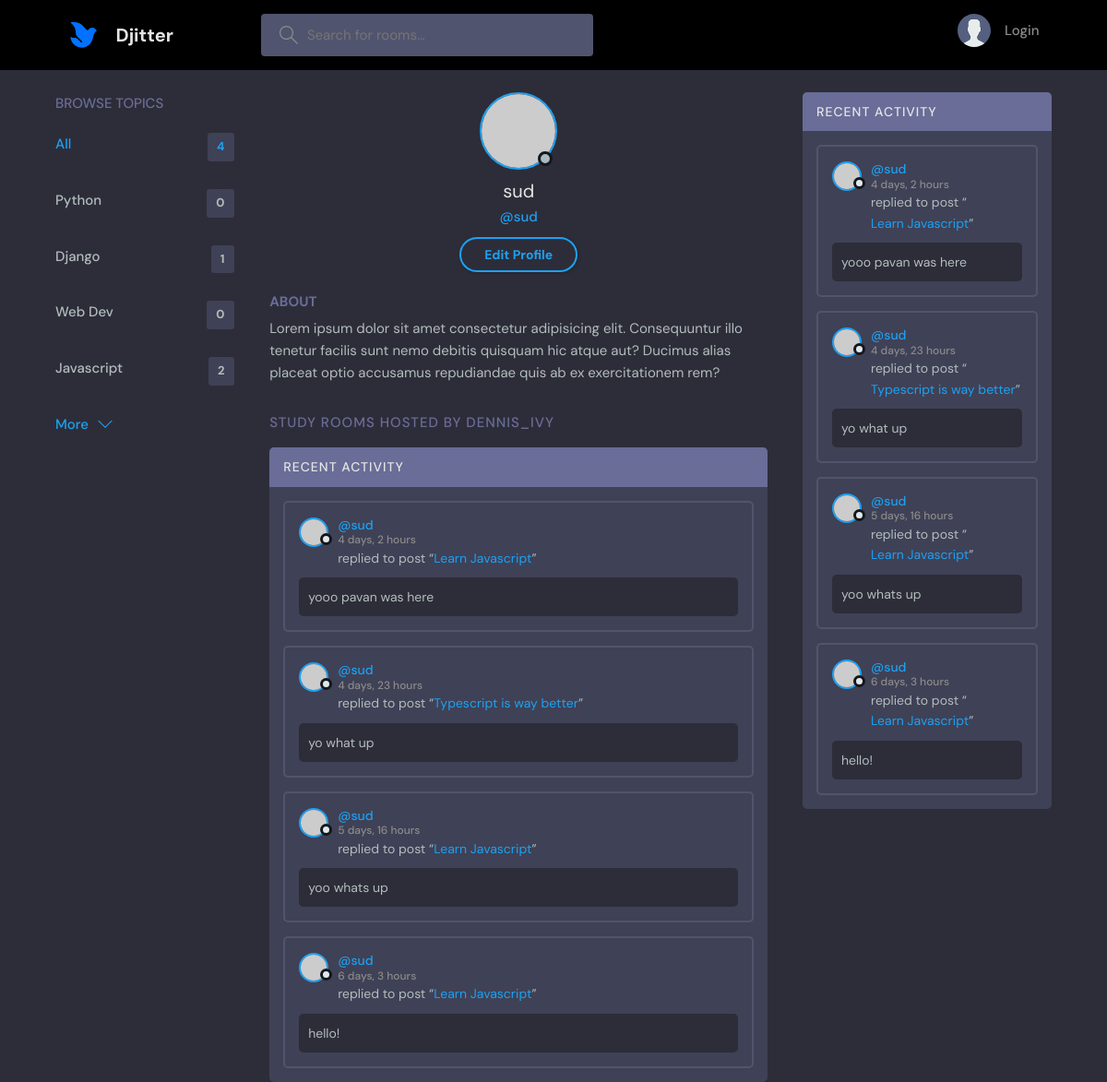
The app's page /profile/1 with its own data.
### base/models.py (models this page shows, shortened)
class Topic(models.Model):
    name = models.CharField(max_length=200)

class Message(models.Model):
    user = models.ForeignKey(
        User, on_delete=models.CASCADE
    )  # on_delete=models.CASCADE means if the user is deleted, delete all messages by the user
    room = models.ForeignKey(Room, on_delete=models.CASCADE)
    body = models.TextField()
    updated = models.DateTimeField(auto_now=True)
    created = models.DateTimeField(auto_now_add=True)
    class Meta:
        ordering = ['-updated', '-created']

class Room(models.Model):
    host = models.ForeignKey(User, on_delete=models.SET_NULL, null=True)
    topic = models.ForeignKey(
        Topic, on_delete=models.SET_NULL, null=True
    )  # Topic would need to be enclosed in quotes if class Topic was below class Room
    name = models.CharField(max_length=200)
    description = models.TextField(null=True, blank=True)
    participants = models.ManyToManyField(
        User, related_name='participants', blank=True
    )  # related_name allows us to access participants from User model
    updated = models.DateTimeField(auto_now=True)
    created = models.DateTimeField(auto_now_add=True)
    class Meta:
        ordering = ['-updated', '-created'] # '-' means descending so newest is at the top
    def __str__(self):
        return self.name

### base/views.py (the view)
# urls.py: path('profile/<str:pk>', views.userProfile, name='user-profile'),
def userProfile(request, pk):
    user = User.objects.get(id=pk)
    rooms = user.room_set.all()
    room_messages = user.message_set.all()
    topics = Topic.objects.all()
    context = {"user": user, "rooms": rooms, "room_messages": room_messages, "topics": topics}
    return render(request, "base/profile.html", context)

### base/templates/base/profile.html
{% extends 'main.html' %} {% block content %}
  <main class="profile-page layout layout--3">
    <div class="container">
      <div>{% include 'base/topics_component.html' %}</div>
      <div class="roomList">
        <div class="profile">
          <div class="profile__avatar">
            <div class="avatar avatar--large active">
              <img src="https://randomuser.me/api/portraits/men/11.jpg" />
            </div>
          </div>
          <div class="profile__info">
            <h3>{{user.username}}</h3>
            <p>@{{user.username}}</p>
            <a href="edit-user.html" class="btn btn--main btn--pill">Edit Profile</a>
          </div>
          <div class="profile__about">
            <h3>About</h3>
            <p>
              Lorem ipsum dolor sit amet consectetur adipisicing elit. Consequuntur illo tenetur
              facilis sunt nemo debitis quisquam hic atque aut? Ducimus alias placeat optio
              accusamus repudiandae quis ab ex exercitationem rem?
            </p>
          </div>
        </div>
        <div class="roomList__header">
          <div>
            <h2>Study Rooms Hosted by dennis_ivy</a>
            </h2>
          </div>
        </div>
        {% include 'base/activity_component.html' %}
      </div>
      {% include 'base/activity_component.html' %}
    </div>
  </main>
{% endblock content %}

### templates/main.html (shortened to what this page needs)
<!DOCTYPE html>
{% load static %}
<html lang="en">
  <head>
    <link rel="stylesheet" href=" {% static 'styles/style.css' %} " />
  </head>
  <body>
    {% include 'navbar.html' %}  {% block content %} {% endblock %}
  </body>
</html>

### templates/navbar.html (shortened to what this page needs)
{% load static %}
<header class="header header--loggedIn">
  <div class="container">
    <a href="{% url 'home' %}" class="header__logo">
      <img src="{% static 'images/logo.png' %}" />
      <h1>Djitter</h1>
    </a>
    <form class="header__search" method="GET" action="{% url 'home' %}">
      <label>
        <input name = "q" placeholder="Search for rooms..." />
      </label>
    </form>
    <nav class="header__menu">
      {% if request.user.is_authenticated %}
        <div class="header__user">
          <a href="profile.html">
            <div class="avatar avatar--medium active">
              <img src="https://randomuser.me/api/portraits/men/37.jpg" />
            </div>
            <p>{{ request.user.username }} <span>@{{ request.user.username }}</span></p>
          </a>
          <button class="dropdown-button">
            <svg
              version="1.1"
              xmlns="http://www.w3.org/2000/svg"
              width="32"
              height="32"
              viewBox="0 0 32 32"
            >
              <title>chevron-down</title>
              <path d="M16 21l-13-13h-3l16 16 16-16h-3l-13 13z"></path>
            </svg>
          </button>
        </div>
        {% else %}
        <a href="{% url 'login' %}">
          <img src="{% static 'images/avatar.svg' %}" />
          <p>Login</p>
        </a>
        {% endif %}
    </nav>
  </div>
</header>

### base/templates/base/topics_component.html
<div class="topics">
  <div class="topics__header">
    <h2>Browse Topics</h2>
  </div>
  <ul class="topics__list">
    <li>
      <a href="{% url 'home' %}" class="active">All <span>{{topics.count}}</span></a>
    </li>
    {% for topic in topics %}
    <li>
      <a href="{% url 'home' %}?q={{topic.name}}">{{topic.name}}<span>{{topic.room_set.all.count}}</span></a>
    </li>
    {% endfor %}
  </ul>
  <a class="btn btn--link" href="topics.html">
    More
    <svg
      version="1.1"
      xmlns="http://www.w3.org/2000/svg"
      width="32"
      height="32"
      viewBox="0 0 32 32"
    >
      <title>chevron-down</title>
      <path d="M16 21l-13-13h-3l16 16 16-16h-3l-13 13z"></path>
    </svg>
  </a>
</div>

### base/templates/base/activity_component.html (shortened to what this page needs)
<div class="activities">
  <div class="activities__header">
    <h2>Recent Activity</h2>
  </div>
  {% for message in room_messages %}
  <div class="activities__box">
    <div class="activities__boxHeader roomListRoom__header">
      <a
        href="{% url 'user-profile' message.user.id %}"
        class="roomListRoom__author"
      >
        <div class="avatar avatar--small">
          <img src="https://randomuser.me/api/portraits/women/11.jpg" />
        </div>
        <p>
          @{{message.user}}
          <span>{{message.created|timesince}}</span>
        </p>
      </a>
    </div>
    <div class="activities__boxContent">
      <p>
        replied to post “<a href="{% url 'room' message.room.id %}">{{message.room}}</a>”
      </p>
      <div class="activities__boxRoomContent">
        {{message.body}}
      </div>
    </div>
  </div>
  {% endfor %}
</div>

### records on screen
Topic: name "Python", room_set.all.count "0"
Topic: name "Django", room_set.all.count "1"
Topic: name "Web Dev", room_set.all.count "0"
Topic: name "Javascript", room_set.all.count "2"
Message: user "sud", created "4 days, 2 hours", room "Learn Javascript", body "yooo pavan was here"
Message: user "sud", created "4 days, 23 hours", room "Typescript is way better", body "yo what up"
Message: user "sud", created "5 days, 16 hours", room "Learn Javascript", body "yoo whats up"
Message: user "sud", created "6 days, 3 hours", room "Learn Javascript", body "hello!"

### other values on screen
{{ topics.count }} "4"
{{ user.username }} "sud"
